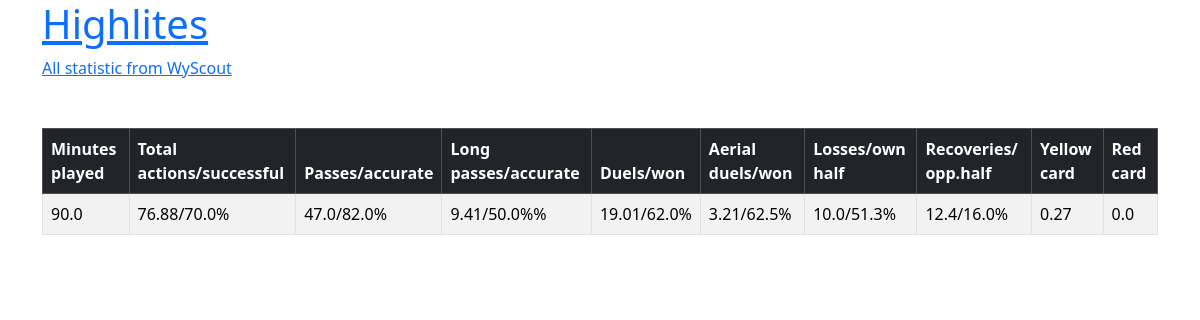
Page /Yura/ on the committed database.
### Yura/models.py (models this page shows)
class Statistic(models.Model):
    minute_play = models.FloatField(null=True)
    total_actions = models.FloatField(null=True)
    successful = models.FloatField(null=True)
    passes = models.FloatField(null=True)
    accurate = models.FloatField(null=True)
    long_passes = models.FloatField(null=True)
    accurate_l = models.FloatField(null=True)
    duels = models.FloatField(null=True)
    won_d = models.FloatField(null=True)
    aeriels_duels = models.FloatField(null=True)
    won_a = models.FloatField(null=True)
    losses = models.FloatField(null=True)
    own_half = models.FloatField(null=True)
    recoviers = models.FloatField(null=True)
    opp_half = models.FloatField(null=True)
    yellow_card = models.FloatField(null=True)
    red_card = models.FloatField(null=True)

### Yura/views.py (the view)
# urls.py: path('', views.index, name='index'),
def index(request):
    statistics = models.Statistic.objects.all()
    return render(request, 'yura.html', {'statistics': statistics})

### Yura/templates/yura.html (shortened to what this page needs)
<!DOCTYPE html>
<html lang="en">
<head>
    <link href="https://cdn.jsdelivr.net/npm/bootstrap@5.3.2/dist/css/bootstrap.min.css" rel="stylesheet">
</head>
<body>
    <main class="container">
        <h1><a href="/Ihor/highlites/">Highlites</a></h1>
        <table class="table mt-5 table-bordered table-striped table-hover">
        <thead class="table-dark">
            <tr>
                <th>Minutes played</th>
                <th>Total actions/successful</th>
                <th>Passes/accurate</th>
                <th>Long passes/accurate</th>
                <th>Duels/won</th>
                <th>Aerial duels/won</th>
                <th>Losses/own half</th>
                <th>Recoveries/ opp.half</th>
                <th>Yellow card </th>
                <th>Red card</th>
            </tr>
        </thead>
        <tbody>
            {% for statistic in statistics %}
            <tr>
                <td>
                    <a>{{ statistic.minute_play }}</a>
                </td>
                <td>{{ statistic.total_actions}}/{{ statistic.successful }}%</td>
                <td>{{ statistic.passes }}/{{ statistic.accurate }}%</td>
                <td>{{ statistic.long_passes }}/{{ statistic.accurate_l }}%% </td>
                <td>{{statistic.duels }}/{{ statistic.won_d }}%</td>
                <td>{{ statistic.aeriels_duels }}/{{ statistic.won_a }}%</td>
                <td>{{ statistic.losses }}/{{ statistic.own_half }}%</td>
                <td>{{ statistic.recoviers }}/{{ statistic.opp_half }}%</td>
                <td>{{ statistic.yellow_card }}</td>
                <td>{{ statistic.red_card }}</td>
            </tr>
            {% endfor %}
            </tbody>
            <a href="https://docs.google.com/spreadsheets/d/1-B8cmqYK-haQKyAdGimBx6SG2xtVZwLJ/edit#gid=1609784322">All statistic from WyScout</a>
        </table>
</html>

### rows in the picture
Statistic: minute_play "90.0", total_actions "76.88", successful "70.0", passes "47.0", accurate "82.0", long_passes "9.41", accurate_l "50.0", duels "19.01", won_d "62.0", aeriels_duels "3.21", won_a "62.5", losses "10.0", own_half "51.3", recoviers "12.4", opp_half "16.0", yellow_card "0.27", red_card "0.0"
